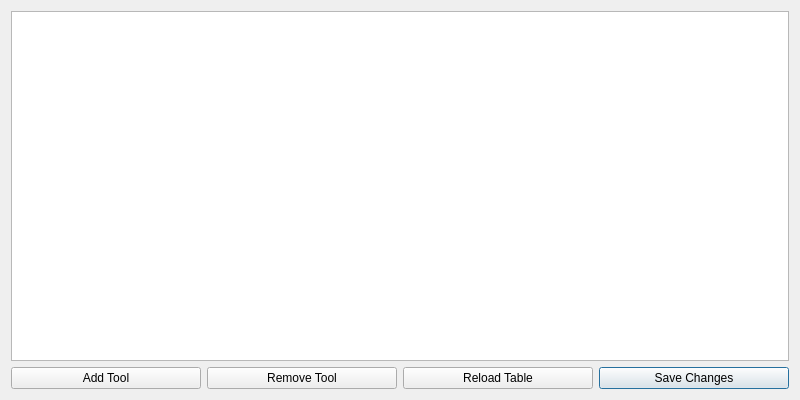
<?xml version="1.0" encoding="UTF-8"?>
<ui version="4.0">
 <class>Dialog</class>
 <widget class="QDialog" name="Dialog">
  <property name="geometry">
   <rect>
    <x>0</x>
    <y>0</y>
    <width>800</width>
    <height>400</height>
   </rect>
  </property>
  <property name="windowTitle">
   <string>Edit ToolTable</string>
  </property>
  <layout class="QVBoxLayout" name="verticalLayout">
   <item>
    <widget class="ToolTable" name="tooltable">
     <property name="verticalScrollMode">
      <enum>QAbstractItemView::ScrollPerPixel</enum>
     </property>
     <property name="horizontalScrollMode">
      <enum>QAbstractItemView::ScrollPerPixel</enum>
     </property>
     <property name="displayColumns" stdset="0">
      <string>TPXYZABCUVWDR</string>
     </property>
    </widget>
   </item>
   <item>
    <layout class="QHBoxLayout" name="horizontalLayout">
     <item>
      <widget class="QPushButton" name="pushButton">
       <property name="text">
        <string>Add Tool</string>
       </property>
       <property name="icon">
        <iconset theme="add">
         <normaloff>.</normaloff>.</iconset>
       </property>
       <property name="autoDefault">
        <bool>false</bool>
       </property>
      </widget>
     </item>
     <item>
      <widget class="QPushButton" name="pushButton_2">
       <property name="text">
        <string>Remove Tool</string>
       </property>
       <property name="icon">
        <iconset theme="remove">
         <normaloff>.</normaloff>.</iconset>
       </property>
       <property name="autoDefault">
        <bool>false</bool>
       </property>
      </widget>
     </item>
     <item>
      <widget class="QPushButton" name="pushButton_3">
       <property name="text">
        <string>Reload Table</string>
       </property>
       <property name="icon">
        <iconset theme="view-refresh">
         <normaloff>.</normaloff>.</iconset>
       </property>
       <property name="autoDefault">
        <bool>false</bool>
       </property>
      </widget>
     </item>
     <item>
      <widget class="QPushButton" name="pushButton_4">
       <property name="text">
        <string>Save Changes</string>
       </property>
       <property name="icon">
        <iconset theme="object-select">
         <normaloff>.</normaloff>.</iconset>
       </property>
      </widget>
     </item>
    </layout>
   </item>
  </layout>
 </widget>
 <customwidgets>
  <customwidget>
   <class>ToolTable</class>
   <extends>QTableView</extends>
   <header>qtpyvcp.widgets.input_widgets.tool_table</header>
  </customwidget>
 </customwidgets>
 <resources/>
 <connections>
  <connection>
   <sender>pushButton_4</sender>
   <signal>clicked()</signal>
   <receiver>Dialog</receiver>
   <slot>accept()</slot>
   <hints>
    <hint type="sourcelabel">
     <x>649</x>
     <y>377</y>
    </hint>
    <hint type="destinationlabel">
     <x>535</x>
     <y>320</y>
    </hint>
   </hints>
  </connection>
  <connection>
   <sender>pushButton</sender>
   <signal>clicked()</signal>
   <receiver>tooltable</receiver>
   <slot>addTool()</slot>
   <hints>
    <hint type="sourcelabel">
     <x>117</x>
     <y>376</y>
    </hint>
    <hint type="destinationlabel">
     <x>106</x>
     <y>305</y>
    </hint>
   </hints>
  </connection>
  <connection>
   <sender>pushButton_2</sender>
   <signal>clicked()</signal>
   <receiver>tooltable</receiver>
   <slot>deleteSelectedTool()</slot>
   <hints>
    <hint type="sourcelabel">
     <x>308</x>
     <y>376</y>
    </hint>
    <hint type="destinationlabel">
     <x>308</x>
     <y>314</y>
    </hint>
   </hints>
  </connection>
  <connection>
   <sender>pushButton_3</sender>
   <signal>clicked()</signal>
   <receiver>tooltable</receiver>
   <slot>loadToolTable()</slot>
   <hints>
    <hint type="sourcelabel">
     <x>500</x>
     <y>378</y>
    </hint>
    <hint type="destinationlabel">
     <x>495</x>
     <y>260</y>
    </hint>
   </hints>
  </connection>
  <connection>
   <sender>pushButton_4</sender>
   <signal>clicked()</signal>
   <receiver>tooltable</receiver>
   <slot>saveToolTable()</slot>
   <hints>
    <hint type="sourcelabel">
     <x>697</x>
     <y>372</y>
    </hint>
    <hint type="destinationlabel">
     <x>696</x>
     <y>324</y>
    </hint>
   </hints>
  </connection>
 </connections>
</ui>
